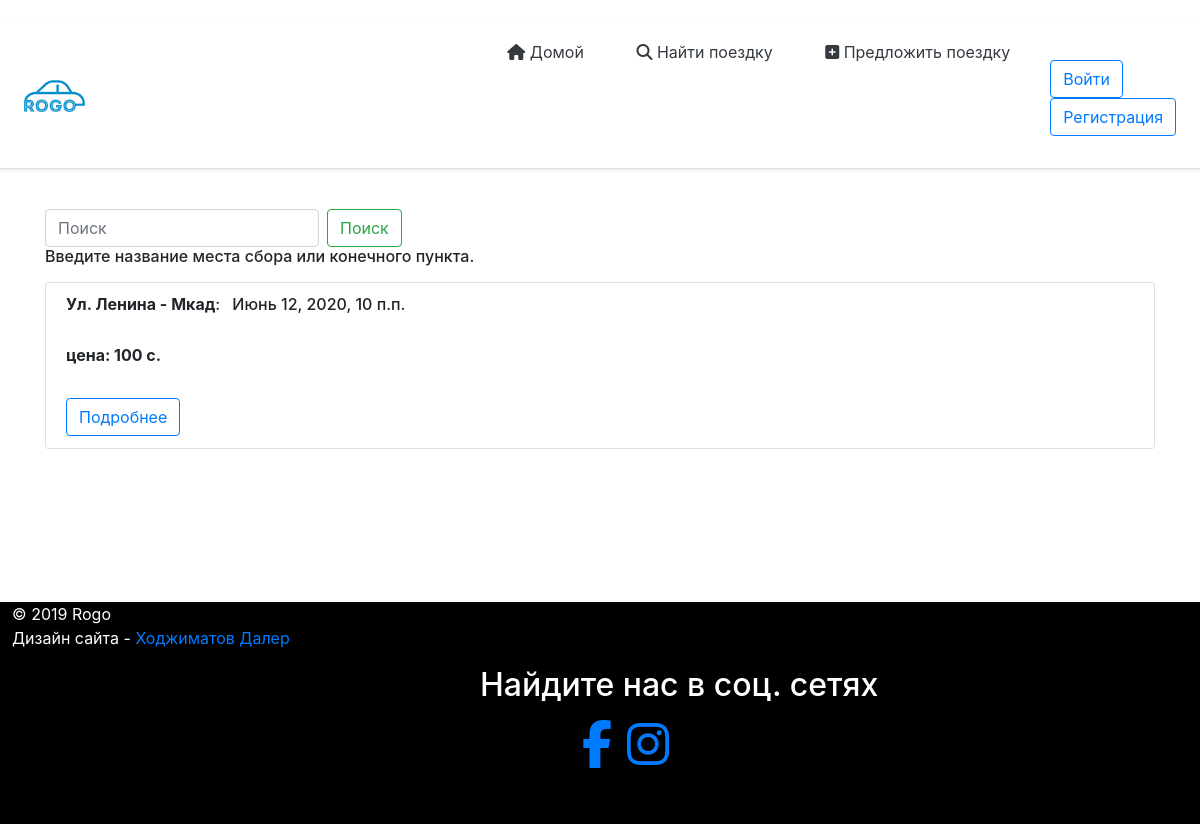
Screenshot of /rides/ with the database file from the repository.
### rides/models.py (models this page shows, shortened)
class Rides(models.Model):
    author = models.ForeignKey(User, on_delete = models.CASCADE, verbose_name = 'Создатель поездки', blank = True, null = True)
    date_create = models.DateTimeField(default=default_datetime(), null=True, blank = True, verbose_name = 'Дата создания')
    pick_up_location = models.CharField(max_length=120, verbose_name='Место сбора')
    drop_location = models.CharField(max_length=120, verbose_name='Пункт назначения')
    total_rides = models.IntegerField(verbose_name='Количество пассажиров(мин=1, макс=10)', validators=[MaxValueValidator(10),MinValueValidator(1)])
    date = models.DateField(verbose_name='Дата(гг-мм-дд)')
    time= models.TimeField(verbose_name='Время(ч:м)',auto_now=False, auto_now_add=False, null=True)
    price = models.CharField(max_length=120,verbose_name='Цена (с.)', default='')
    car = models.CharField(max_length=120,default='',verbose_name='Марка авто')
    car_number = models.CharField(max_length=12, verbose_name = 'Номер машины (01 0000 GG)', default = '')
    car_year_issue = models.CharField(max_length=4, verbose_name='Год выпуска машины', default = '')
    phone_number = models.CharField(max_length=15, default='', verbose_name='Номер телефона (используйте в начале код страны)')
    class Meta:
        verbose_name='Поездку' # отображение нужного названия в админ панели при редактировании
        verbose_name_plural='Поездки' # отображенпие нужного названия в панели админа

### rides/views.py (the view)
# urls.py: path('',views.ridesList,name='Home'),
def ridesList(request,*args,**kwargs):
    search_query = request.GET.get('search','')
    fail=False
    if search_query:
        listRides = Rides.objects.filter(Q(drop_location__icontains=search_query) | Q(pick_up_location__icontains=search_query))
    else:
        fail=True
        listRides = Rides.objects.all().order_by('date_create')
    kwargs['list_rides'] = Rides.objects.all().order_by('date_create')
    context={ # через этот словарь можно передавать текст в html
   'listRides':listRides,
   'fail':fail,
    }
    return render(request,'rides/list.html',context)

### rides/templates/rides/list.html
{% extends "rides/index.html" %}
{% block content %}
    <div data-id="block" class="container mt-4">
        <form class="form-inline my-2 my-lg-0">
            <input class="form-control mr-sm-2" type="search" placeholder="Поиск" aria-label="Search" name="search" />
            <button class="btn btn-outline-success my-2 my-sm-0" type="submit">Поиск</button>
        </form>
        <h6>Введите название места сбора или конечного пункта.</h6>
        {% for i in listRides %}
        <ul class="list-group mt-3">
            <li class="list-group-item">
                <h6><b>{{i.pick_up_location}} - {{i.drop_location}}</b>: <span class="m-2">{{i.date}}, {{i.time}}</span></h6>
                <br />
                <h6><b>цена: {{i.price}} c.</b></h6>
                <br />
                {% if user.is_authenticated %}
                <a class="btn btn-outline-primary" href="/ride/{{i.id}}">Подробнее</a>
                {% else %}
                <a class="btn btn-outline-primary" href="{% url 'login'%}?next={{request.path}}">Подробнее</a>
                {% endif %}
            </li>
        </ul>
        {% endfor %}
    </div>
        {% endblock %}

### static/mainApp/css/style.css (style rules this page uses)
body { background-image: url("image/pogoda.jpg"); }
html, body { height: 100%; width:100% }
* { margin: 0; padding: 0; }

### static/mainApp/css/media.css (style rules this page uses)
* { transition: all .2s; }

### rides/templates/rides/index.html (style rules this page uses)
li { list-style-type: none; }
ul { margin-left: 0; padding-left: 0; }
* { margin: 0; padding: 0; }
html, body { height: 100%; }

### rows the page displays
Rides: pick_up_location "Ул. Ленина", drop_location "Мкад", date "Июнь 12, 2020", time "10 п.п.", price "100"
